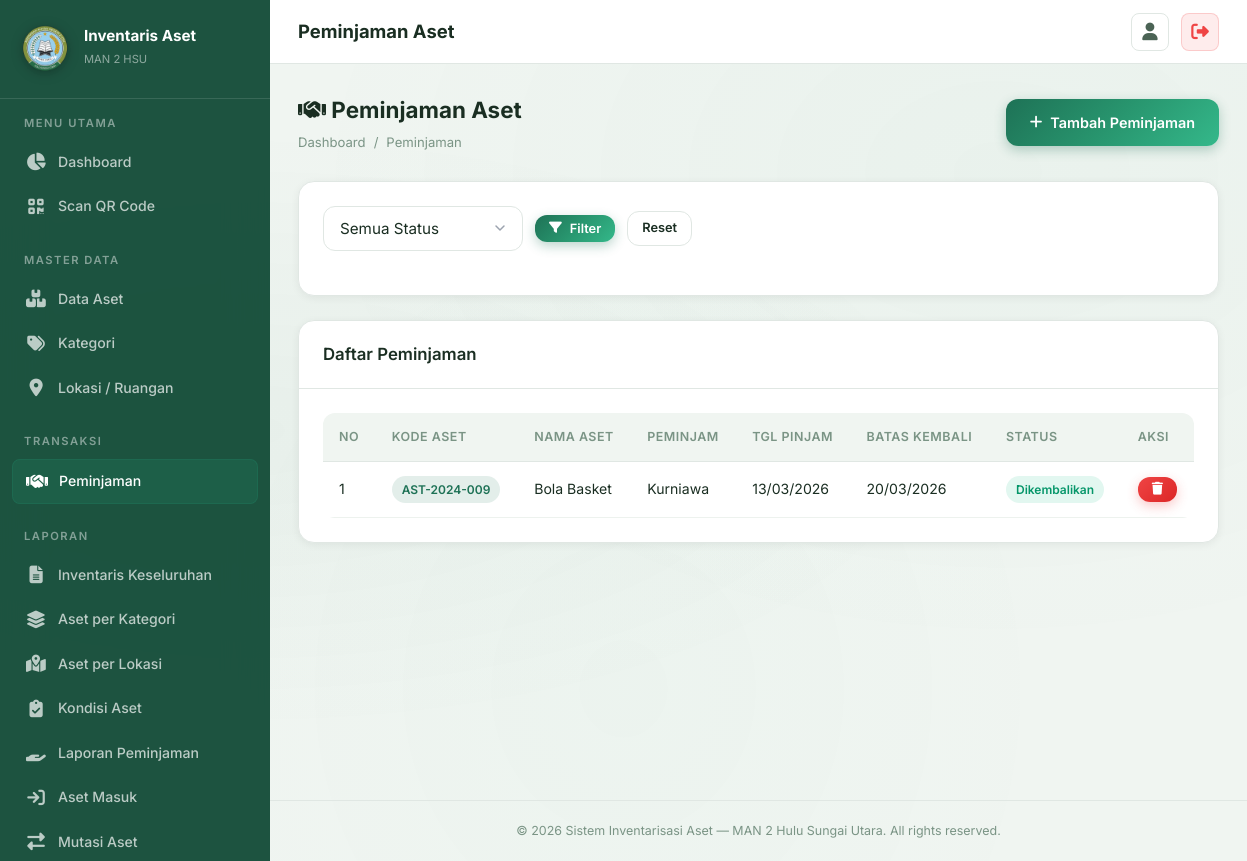
/pages/peminjaman/index.php (signed in), run on an earlier commit of the app's database.
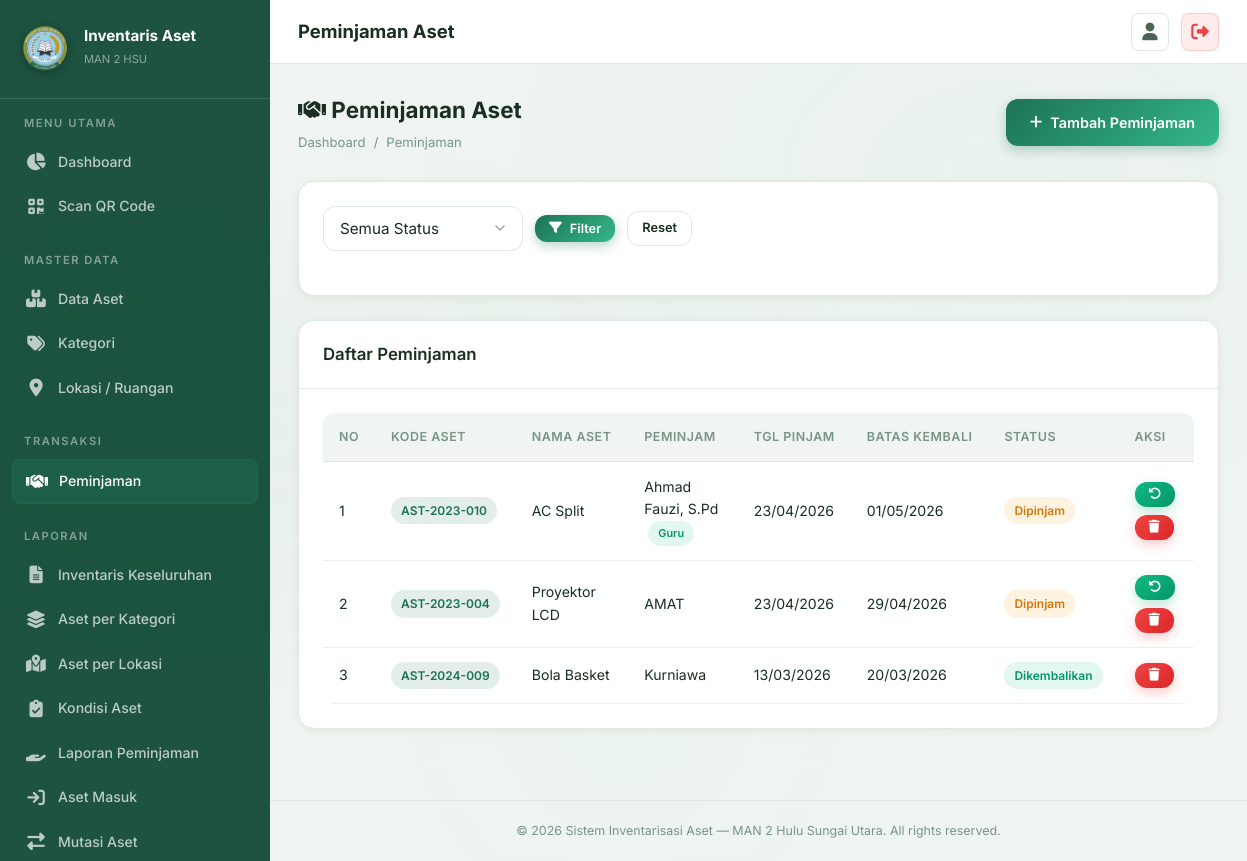
And on a later commit of the database.
### tables this page shows
CREATE TABLE `peminjaman` (
  `id` int NOT NULL AUTO_INCREMENT,
  `id_aset` int NOT NULL,
  `nama_peminjam` varchar(100) NOT NULL,
  `id_peminjam` int DEFAULT NULL,
  `tanggal_pinjam` date NOT NULL,
  `tanggal_kembali_rencana` date NOT NULL,
  `tanggal_kembali_aktual` date DEFAULT NULL,
  `status` enum('Dipinjam','Dikembalikan') NOT NULL DEFAULT 'Dipinjam',
  `keterangan` text,
  `id_user` int DEFAULT NULL,
  `created_at` timestamp NULL DEFAULT CURRENT_TIMESTAMP,
  PRIMARY KEY (`id`),
  KEY `id_aset` (`id_aset`),
  KEY `id_user` (`id_user`),
  KEY `fk_peminjaman_peminjam` (`id_peminjam`),
  CONSTRAINT `fk_peminjaman_peminjam` FOREIGN KEY (`id_peminjam`) REFERENCES `users` (`id`) ON DELETE SET NULL,
  CONSTRAINT `peminjaman_ibfk_1` FOREIGN KEY (`id_aset`) REFERENCES `aset` (`id`) ON DELETE CASCADE,
  CONSTRAINT `peminjaman_ibfk_2` FOREIGN KEY (`id_user`) REFERENCES `users` (`id`) ON DELETE SET NULL
);

CREATE TABLE `aset` (
  `id` int NOT NULL AUTO_INCREMENT,
  `kode_aset` varchar(50) NOT NULL,
  `nama_aset` varchar(150) NOT NULL,
  `id_kategori` int DEFAULT NULL,
  `id_lokasi` int DEFAULT NULL,
  `jumlah` int NOT NULL DEFAULT '1',
  `kondisi` enum('Baik','Rusak Ringan','Rusak Berat') NOT NULL DEFAULT 'Baik',
  `tahun_perolehan` year DEFAULT NULL,
  `nilai_perolehan` decimal(15,2) DEFAULT '0.00',
  `sumber_dana` varchar(100) DEFAULT NULL,
  `gambar` varchar(255) DEFAULT NULL,
  `keterangan` text,
  `qr_code_path` varchar(255) DEFAULT NULL,
  `created_at` timestamp NULL DEFAULT CURRENT_TIMESTAMP,
  `updated_at` timestamp NULL DEFAULT CURRENT_TIMESTAMP ON UPDATE CURRENT_TIMESTAMP,
  `deleted_at` timestamp NULL DEFAULT NULL,
  PRIMARY KEY (`id`),
  UNIQUE KEY `kode_aset` (`kode_aset`),
  KEY `id_kategori` (`id_kategori`),
  KEY `id_lokasi` (`id_lokasi`),
  CONSTRAINT `aset_ibfk_1` FOREIGN KEY (`id_kategori`) REFERENCES `kategori` (`id`) ON DELETE SET NULL,
  CONSTRAINT `aset_ibfk_2` FOREIGN KEY (`id_lokasi`) REFERENCES `lokasi` (`id`) ON DELETE SET NULL
);

CREATE TABLE `users` (
  `id` int NOT NULL AUTO_INCREMENT,
  `nama` varchar(100) NOT NULL,
  `username` varchar(50) NOT NULL,
  `password` varchar(255) NOT NULL,
  `role` enum('admin','petugas','guru') NOT NULL DEFAULT 'petugas',
  `nip` varchar(30) DEFAULT NULL,
  `jabatan` varchar(100) DEFAULT NULL,
  `no_telepon` varchar(20) DEFAULT NULL,
  `foto` varchar(255) DEFAULT NULL,
  `created_at` timestamp NULL DEFAULT CURRENT_TIMESTAMP,
  PRIMARY KEY (`id`),
  UNIQUE KEY `username` (`username`)
);

### pages/peminjaman/index.php (the view, shortened to what this page needs)
<?php
$pdo = getConnection();
$where = "";
$params = [];
$peminjamanList = $pdo->prepare("SELECT p.*, a.nama_aset, a.kode_aset, u.nama as user_nama, pu.nama as peminjam_nama
    FROM peminjaman p
    JOIN aset a ON p.id_aset = a.id
    LEFT JOIN users u ON p.id_user = u.id
    LEFT JOIN users pu ON p.id_peminjam = pu.id
    $where
    ORDER BY p.created_at DESC");
$peminjamanList->execute($params);
$peminjamanList = $peminjamanList->fetchAll();
require_once __DIR__ . '/../../includes/header.php';
require_once __DIR__ . '/../../includes/sidebar.php';
?>
<div class="page-header">
    <div><h2><i class="fas fa-handshake"></i> Peminjaman Aset</h2>
        <div class="breadcrumb"><a href="/inventaris-aset-man2hsu/pages/dashboard.php">Dashboard</a><span class="separator">/</span><span>Peminjaman</span></div>
    </div>
    <a href="tambah.php" class="btn btn-primary"><i class="fas fa-plus"></i> Tambah Peminjaman</a>
</div>
<div class="card mb-4"><div class="card-body">
    <form method="GET" class="search-bar">
        <select class="form-control" name="status" style="max-width:200px;">
            <option value="">Semua Status</option>
        </select>
        <button type="submit" class="btn btn-primary btn-sm"><i class="fas fa-filter"></i> Filter</button>
        <a href="index.php" class="btn btn-secondary btn-sm">Reset</a>
    </form>
</div></div>
<div class="card animate-fadeInUp"><div class="card-header"><h3>Daftar Peminjaman</h3></div><div class="card-body">
    <div class="table-wrapper">
        <table><thead><tr><th>No</th><th>Kode Aset</th><th>Nama Aset</th><th>Peminjam</th><th>Tgl Pinjam</th><th>Batas Kembali</th><th>Status</th><th>Aksi</th></tr></thead>
        <tbody>
            <?php if (empty($peminjamanList)): ?>
                <tr><td colspan="8" class="text-center text-muted">Belum ada data peminjaman</td></tr>
            <?php else: foreach ($peminjamanList as $i => $p): ?>
            <tr>
                <td><?= $i+1 ?></td>
                <td><span class="badge badge-primary"><?= htmlspecialchars($p['kode_aset']) ?></span></td>
                <td><?= htmlspecialchars($p['nama_aset']) ?></td>
                <td>
                    <?php if ($p['peminjam_nama']): ?>
                        <?= htmlspecialchars($p['peminjam_nama']) ?>
                        <span class="badge badge-success" style="font-size:0.68rem;margin-left:4px;">Guru</span>
                    <?php else: ?>
                        <?= htmlspecialchars($p['nama_peminjam']) ?>
                    <?php endif; ?>
                </td>
                <td><?= date('d/m/Y', strtotime($p['tanggal_pinjam'])) ?></td>
                <td><?= date('d/m/Y', strtotime($p['tanggal_kembali_rencana'])) ?></td>
                <td><span class="badge badge-<?= $p['status'] === 'Dipinjam' ? 'warning' : 'success' ?>"><?= $p['status'] ?></span></td>
                <td><div class="btn-group">
                    <?php if ($p['status'] === 'Dipinjam'): ?>
                        <a href="kembali.php?id=<?= $p['id'] ?>" class="btn btn-sm btn-success" title="Kembalikan"><i class="fas fa-rotate-left"></i></a>
                    <?php endif; ?>
                    <a href="javascript:void(0)" onclick="confirmDelete('Hapus data peminjaman ini?', 'hapus.php?id=<?= $p['id'] ?>')" class="btn btn-sm btn-danger"><i class="fas fa-trash"></i></a>
                </div></td>
            </tr>
            <?php endforeach; endif; ?>
        </tbody></table>
    </div>
</div></div>
<?php require_once __DIR__ . '/../../includes/footer.php'; ?>

What changed in the data, as far as the page shows it:
added peminjaman: id_aset.kode_aset "AST-2023-010", id_aset.nama_aset "AC Split", id_peminjam.nama "Ahmad Fauzi, S.Pd", tanggal_pinjam "23/04/2026", tanggal_kembali_rencana "01/05/2026", status "Dipinjam"
added peminjaman: id_aset.kode_aset "AST-2023-004", id_aset.nama_aset "Proyektor LCD", nama_peminjam "AMAT", tanggal_pinjam "23/04/2026", tanggal_kembali_rencana "29/04/2026", status "Dipinjam"
